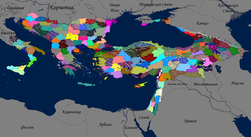
#> input picture source/polychronion1261 - regions.png, 251 x 137 px, shrunk from 5298 x 2899 before the run; its folder holds 3 pictures in this run
$ python regseg2.py
#> lines starting #> are read from the running program, lines starting #| are printed output that depends on the picture; after the words box and inside, x2 and y2 are one past the last pixel; in counts of white or black regions, pixels touching at a corner belong together
# Разбор PNG-карт автора с точными цветами (без шума сжатия).
#   source/*regions.png  — каждый регион залит своим цветом; светлые линии (223,223,223) — границы провинций
#   source/*political.png — державы 1261 года
# Выход: umap/rl.npy (метка региона на каждый пиксель), umap/regs.json, umap/meta.json
import json, glob, os
from collections import deque, Counter
import numpy as np
from PIL import Image
SP = os.path.dirname(os.path.abspath(__file__)) + '/'
SRC = SP + '../source/'
def find(word): return sorted(glob.glob(SRC + '*' + word + '*.png'))[0]
G = np.asarray(Image.open(find('regions')).convert('RGB')).astype(np.int32)
H, W, _ = G.shape
#> H = 137; W = 251
key = lambda A: (A[..., 0] << 16) | (A[..., 1] << 8) | A[..., 2]
def c(r, g, b): return (r << 16) | (g << 8) | b
kG = key(G)
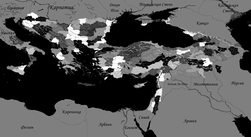
#> kG: shape (137, 251) int32; min 44, max 16777215, mean 5597038.7; drawn with min black and max white
SEA, WATER, PLINE = c(0, 31, 72), c(0, 0, 32), c(223, 223, 223)
sat = G.max(2) - G.min(2)
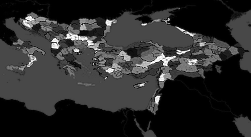
#> sat: shape (137, 251) int32; min 0, max 255, mean 42.8
fill = (sat > 10) & (kG != SEA) & (kG != WATER)
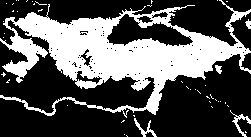
#> fill: shape (137, 251) bool; 34% white; 47 white regions (42 under 20 px), largest, box (x1, y1, x2, y2) and area: (0, 0, 251, 118) 11250, (230, 110, 251, 137) 130, (134, 118, 157, 137) 117, (215, 65, 222, 74) 41, (245, 19, 251, 29) 37
# 1) связные куски одного цвета
lab = -np.ones((H, W), np.int32); comps = []
for y0, x0 in zip(*np.nonzero(fill)):
    if lab[y0, x0] >= 0: continue
    col = kG[y0, x0]; cid = len(comps); q = deque([(y0, x0)]); lab[y0, x0] = cid; n = 0; xs = []; ys = []
    while q:
        y, x = q.popleft(); n += 1; xs.append(x); ys.append(y)
        for Y, X in ((y + 1, x), (y - 1, x), (y, x + 1), (y, x - 1)):
            if 0 <= Y < H and 0 <= X < W and lab[Y, X] < 0 and kG[Y, X] == col:
                lab[Y, X] = cid; q.append((Y, X))
    comps.append({'col': int(col), 'n': n, 'x0': min(xs), 'x1': max(xs), 'y0': min(ys), 'y1': max(ys), 'cx': float(np.mean(xs)), 'cy': float(np.mean(ys))})
#> this loop made 11694 passes
#> (y0, x0, col) on passes 1 to 3: (0, 16, 6382700), (0, 18, 6251115), (0, 27, 5725030)
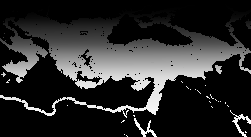
#> lab: shape (137, 251) int32; min -1, max 11548, mean 1966.9; drawn with min black and max white
#> after the loop, comps = 11549 items
# 2) куски одного цвета, разделённые только линиями провинций/горами, — один регион:
#    объединяем одноцветные куски, если их рамки ближе 220 px (острова и части одного региона)
parent = list(range(len(comps)))
#> parent = 11549 values from 0 to 11548
def fnd(i):
    while parent[i] != i: parent[i] = parent[parent[i]]; i = parent[i]
    return i
bycol = {}
for i, cm in enumerate(comps): bycol.setdefault(cm['col'], []).append(i)
#> after the loop, bycol = 9483 items
for col, ids in bycol.items():
    for a in ids:
        for b in ids:
            if a < b:
                A, B = comps[a], comps[b]
                dx = max(0, max(A['x0'], B['x0']) - min(A['x1'], B['x1'])); dy = max(0, max(A['y0'], B['y0']) - min(A['y1'], B['y1']))
                if dx * dx + dy * dy < 220 ** 2: parent[fnd(a)] = fnd(b)
#> this loop made 9483 passes
#> (col, ids) on passes 1 to 3: (6382700, [0, 10515, 10878]), (6251115, [1, 85, 10482, 10637, 10757]), (5725030, [2, 3904, 10787])
#> after the loop, parent = 11549 values, max 11548 at index 213, min 4 at index 4, mean 6477.8
groups = {}
for i in range(len(comps)): groups.setdefault(fnd(i), []).append(i)
#> after the loop, groups = 9493 items
reg = []; comp2reg = -np.ones(len(comps), np.int32)
#> after `comp2reg = -np.ones(len(comps), np.int32)`: comp2reg = 11549 values from -1 to -1
for g, ids in groups.items():
    n = sum(comps[i]['n'] for i in ids)
    if n < 120: continue
    rid = len(reg)
    for i in ids: comp2reg[i] = rid
    reg.append({'id': rid, 'col': comps[ids[0]]['col'], 'n': n, 'pieces': len([i for i in ids if comps[i]['n'] >= 30])})
#> this loop made 9493 passes
#> (g, ids, n) on passes 1 to 3: (10878, [0, 10515, 10878], 3), (10757, [1, 85, 10482, 10637, 10757], 5), (10787, [2, 3904, 10787], 3)
#> after the loop, comp2reg = 11549 values, max 1 at index 259, min -1 at index 0, mean -0.97; reg = 2 items
rl = np.where(lab >= 0, comp2reg[np.maximum(lab, 0)], -1).astype(np.int32)
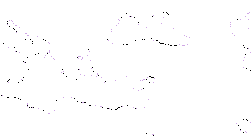
#> rl: shape (137, 251) int32; 3 distinct labels, from -1 to 1; one colour per label, 0 black, -1 white
# 3) части (провинции): куски одного региона, разделённые светлыми линиями; мелочь (<40 px) не считаем
parts = Counter()
for i, cm in enumerate(comps):
    r = comp2reg[i]
    if r >= 0 and cm['n'] >= 40: parts[r] += 1
#> after the loop, parts = 0 items
# 4) линии, горы и подписи внутри закрашенной зоны отдаём ближайшему региону (не дальше 6 px)
land = (kG != SEA)
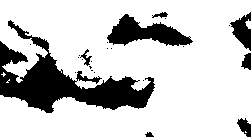
#> land: shape (137, 251) bool; 78.9% white; 24 black regions (16 under 20 px), largest, box (x1, y1, x2, y2) and area: (0, 20, 155, 113) 4983, (107, 14, 193, 46) 1395, (230, 12, 251, 51) 436
dist = np.where(rl >= 0, 0, 99).astype(np.int32)
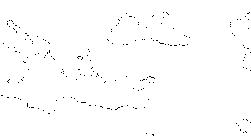
#> dist: shape (137, 251) int32; values 0 (black) and 99 (white), 99.2% white; black in thin lines or dots
q = deque(zip(*np.nonzero(rl >= 0)))
while q:
    y, x = q.popleft(); d = dist[y, x]
    if d >= 6: continue
    for Y, X in ((y + 1, x), (y - 1, x), (y, x + 1), (y, x - 1)):
        if 0 <= Y < H and 0 <= X < W and land[Y, X] and rl[Y, X] < 0 and not fill[Y, X] and sat[Y, X] <= 10 and kG[Y, X] != c(128, 128, 128):
            rl[Y, X] = rl[y, x]; dist[Y, X] = d + 1; q.append((Y, X))
#> this loop made 262 passes
#> (y, x) on passes 1 to 3: (12, 163), (12, 166), (12, 249)
for r in reg:
    r['parts'] = max(1, parts[r['id']])
#> this loop made 2 passes
np.save(SP + 'umap/rl.npy', rl.astype(np.int16))
json.dump(reg, open(SP + 'umap/regs.json', 'w'))
json.dump({'W0': W, 'H0': H}, open(SP + 'umap/meta.json', 'w'))
print('regions', len(reg), 'parts', sum(r['parts'] for r in reg), 'colours', len(bycol))
#| regions 2 parts 2 colours 9483
print('parts per region', sorted(r['parts'] for r in reg))
#| parts per region [1, 1]
